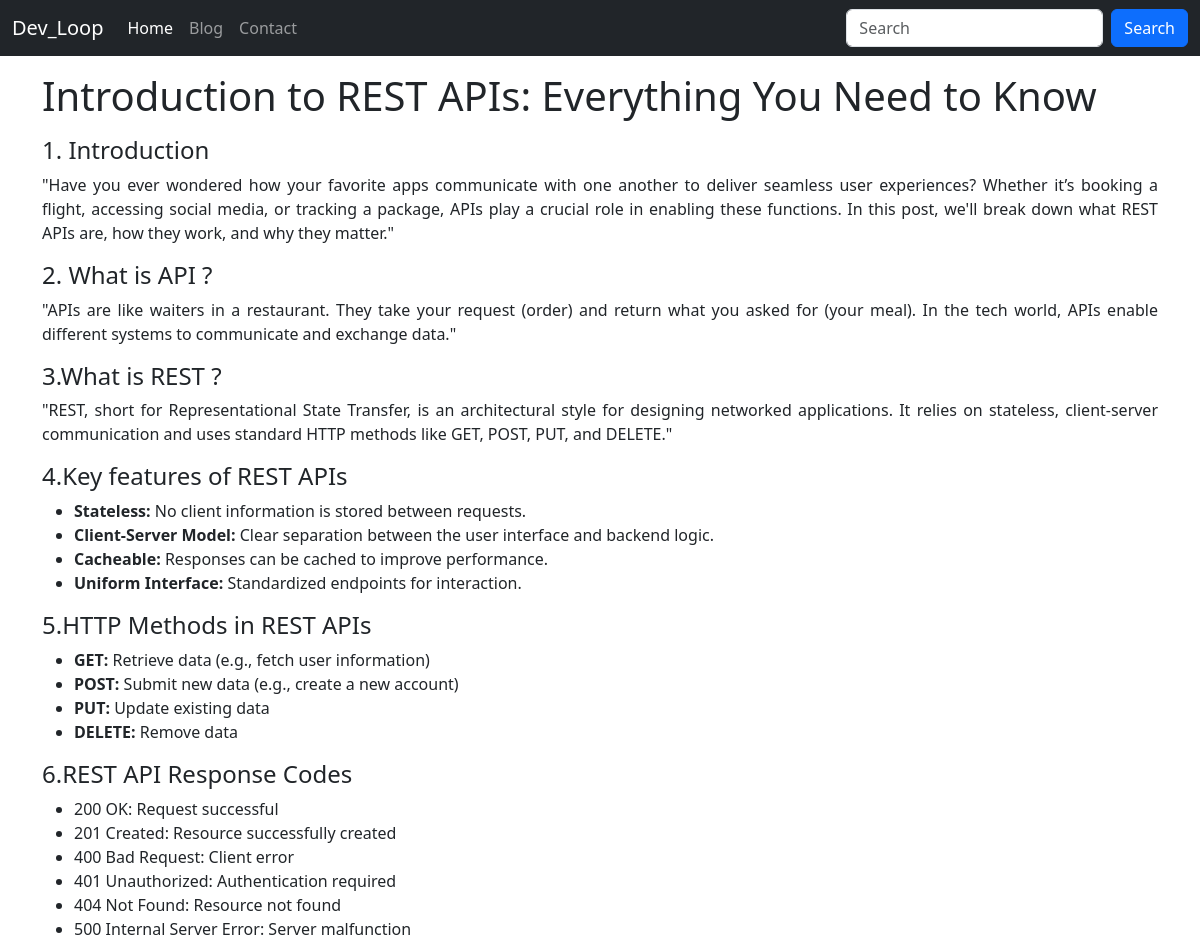
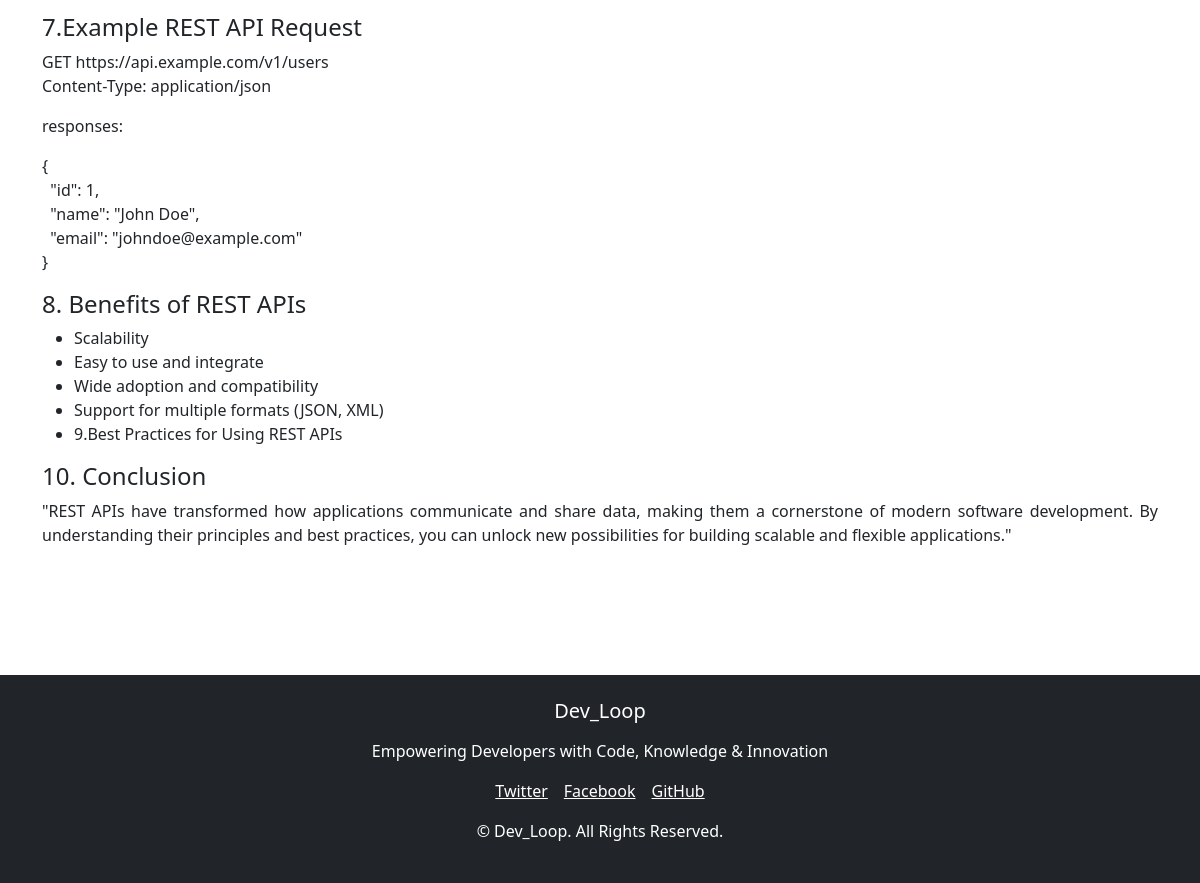
Screenshot of /blogpost/rest_api with the database file from the repository (2 pictures, top to bottom).
### blog/models.py (models this page shows, shortened)
class Blog (models.Model):
    sno=models.AutoField(primary_key=True)
    title=models.CharField(max_length=200)
    Content=HTMLField()
    slug=models.CharField(max_length=100)
    time=models.DateTimeField(auto_now_add=True)

### blog/views.py (the view)
# urls.py: path('blogpost/<str:slug>',views.blogpost, name='blogpost'),
def blogpost(request,slug):
    blog=Blog.objects.filter(slug=slug).first()
    context={'blog':blog}
    return render(request,'blogpost.html',context)

### templates/blogpost.html
{% extends "base.html" %}
{% block blogactive %}active{% endblock blogactive%}
{% block body %}
<div class="container">
<h1 class="my-3">{{blog.title}}</h1>
<div class="my-3">
{{blog.Content|safe}}
</div>
</div>
{% endblock body %}

### rows the page displays
Blog: title "Introduction to REST APIs: Everything You Need to Know", Content "1. Introduction \"Have you ever wondered how your favorite apps communicate with one another to deliver seamless user experiences? Whether it’s booking a flight, accessing social media, or tracking a package, APIs play a crucial role in enabling these functions. In this post, we'll break down what REST APIs are, how they work, and why they matter.\" 2. What is API ? \"APIs are like waiters in a restaurant. They take your request (order) and return what you asked for (your meal). In the tech world, APIs enable different systems to communicate and exchange data.\" 3.What is REST ? \"REST, short for Representational State Transfer, is an architectural style for designing networked applications. It…"
